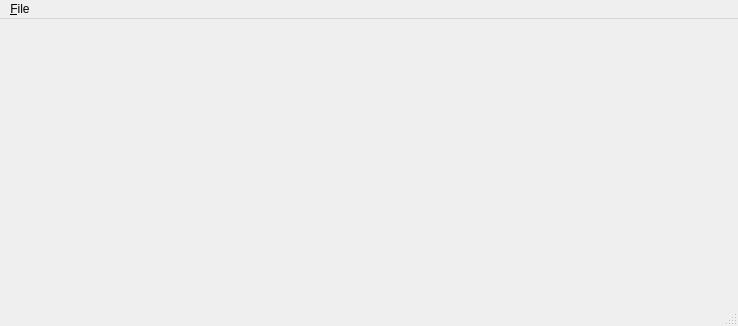
<?xml version="1.0" encoding="UTF-8"?>
<ui version="4.0">
 <class>CMainWindow</class>
 <widget class="QMainWindow" name="CMainWindow">
  <property name="geometry">
   <rect>
    <x>0</x>
    <y>0</y>
    <width>738</width>
    <height>326</height>
   </rect>
  </property>
  <property name="windowTitle">
   <string>MainWindow</string>
  </property>
  <widget class="QWidget" name="centralwidget"/>
  <widget class="QMenuBar" name="menubar">
   <property name="geometry">
    <rect>
     <x>0</x>
     <y>0</y>
     <width>738</width>
     <height>20</height>
    </rect>
   </property>
   <widget class="QMenu" name="menu_File">
    <property name="title">
     <string>&amp;File</string>
    </property>
    <addaction name="action_Test_moncolorplot"/>
    <addaction name="actionAdd_cursor"/>
    <addaction name="actionTest_Selection"/>
    <addaction name="action_Quit"/>
   </widget>
   <addaction name="menu_File"/>
  </widget>
  <widget class="QStatusBar" name="statusbar"/>
  <action name="action_Quit">
   <property name="text">
    <string>&amp;Quit</string>
   </property>
  </action>
  <action name="action_Test_moncolorplot">
   <property name="text">
    <string>&amp;Test moncolorplot</string>
   </property>
  </action>
  <action name="actionAdd_cursor">
   <property name="text">
    <string>Add cursor</string>
   </property>
  </action>
  <action name="actionTest_Selection">
   <property name="text">
    <string>Test Selection</string>
   </property>
  </action>
 </widget>
 <resources/>
 <connections/>
</ui>
